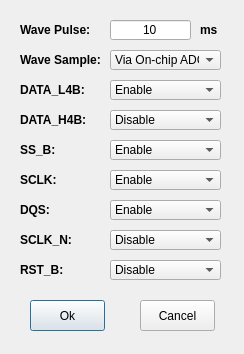
<?xml version="1.0" encoding="UTF-8"?>
<ui version="4.0">
 <class>flexspiPinUnittestDialog</class>
 <widget class="QDialog" name="flexspiPinUnittestDialog">
  <property name="geometry">
   <rect>
    <x>0</x>
    <y>0</y>
    <width>244</width>
    <height>354</height>
   </rect>
  </property>
  <property name="windowTitle">
   <string>Dialog</string>
  </property>
  <widget class="QLabel" name="label_wavePulse">
   <property name="geometry">
    <rect>
     <x>20</x>
     <y>20</y>
     <width>81</width>
     <height>20</height>
    </rect>
   </property>
   <property name="font">
    <font>
     <weight>75</weight>
     <bold>true</bold>
    </font>
   </property>
   <property name="text">
    <string>Wave Pulse:</string>
   </property>
  </widget>
  <widget class="QLabel" name="label_dataL4b">
   <property name="geometry">
    <rect>
     <x>20</x>
     <y>80</y>
     <width>81</width>
     <height>20</height>
    </rect>
   </property>
   <property name="font">
    <font>
     <weight>75</weight>
     <bold>true</bold>
    </font>
   </property>
   <property name="text">
    <string>DATA_L4B:</string>
   </property>
  </widget>
  <widget class="QLabel" name="label_dataH4b">
   <property name="geometry">
    <rect>
     <x>20</x>
     <y>110</y>
     <width>81</width>
     <height>20</height>
    </rect>
   </property>
   <property name="font">
    <font>
     <weight>75</weight>
     <bold>true</bold>
    </font>
   </property>
   <property name="text">
    <string>DATA_H4B:</string>
   </property>
  </widget>
  <widget class="QLabel" name="label_ssb">
   <property name="geometry">
    <rect>
     <x>20</x>
     <y>140</y>
     <width>81</width>
     <height>20</height>
    </rect>
   </property>
   <property name="font">
    <font>
     <weight>75</weight>
     <bold>true</bold>
    </font>
   </property>
   <property name="text">
    <string>SS_B:</string>
   </property>
  </widget>
  <widget class="QLabel" name="label_sclk">
   <property name="geometry">
    <rect>
     <x>20</x>
     <y>170</y>
     <width>81</width>
     <height>20</height>
    </rect>
   </property>
   <property name="font">
    <font>
     <weight>75</weight>
     <bold>true</bold>
    </font>
   </property>
   <property name="text">
    <string>SCLK:</string>
   </property>
  </widget>
  <widget class="QLabel" name="label_dqs">
   <property name="geometry">
    <rect>
     <x>20</x>
     <y>200</y>
     <width>100</width>
     <height>20</height>
    </rect>
   </property>
   <property name="font">
    <font>
     <weight>75</weight>
     <bold>true</bold>
    </font>
   </property>
   <property name="text">
    <string>DQS:</string>
   </property>
  </widget>
  <widget class="QLabel" name="label_sclkn">
   <property name="geometry">
    <rect>
     <x>20</x>
     <y>230</y>
     <width>100</width>
     <height>20</height>
    </rect>
   </property>
   <property name="font">
    <font>
     <weight>75</weight>
     <bold>true</bold>
    </font>
   </property>
   <property name="text">
    <string>SCLK_N:</string>
   </property>
  </widget>
  <widget class="QLabel" name="label_rstb">
   <property name="geometry">
    <rect>
     <x>20</x>
     <y>260</y>
     <width>100</width>
     <height>20</height>
    </rect>
   </property>
   <property name="font">
    <font>
     <weight>75</weight>
     <bold>true</bold>
    </font>
   </property>
   <property name="text">
    <string>RST_B:</string>
   </property>
  </widget>
  <widget class="QComboBox" name="comboBox_dataL4b">
   <property name="geometry">
    <rect>
     <x>110</x>
     <y>80</y>
     <width>111</width>
     <height>20</height>
    </rect>
   </property>
   <item>
    <property name="text">
     <string>Enable</string>
    </property>
   </item>
   <item>
    <property name="text">
     <string>Disable</string>
    </property>
   </item>
  </widget>
  <widget class="QComboBox" name="comboBox_dataH4b">
   <property name="geometry">
    <rect>
     <x>110</x>
     <y>110</y>
     <width>111</width>
     <height>20</height>
    </rect>
   </property>
   <property name="currentIndex">
    <number>1</number>
   </property>
   <item>
    <property name="text">
     <string>Enable</string>
    </property>
   </item>
   <item>
    <property name="text">
     <string>Disable</string>
    </property>
   </item>
  </widget>
  <widget class="QComboBox" name="comboBox_ssb">
   <property name="geometry">
    <rect>
     <x>110</x>
     <y>140</y>
     <width>111</width>
     <height>20</height>
    </rect>
   </property>
   <item>
    <property name="text">
     <string>Enable</string>
    </property>
   </item>
   <item>
    <property name="text">
     <string>Disable</string>
    </property>
   </item>
  </widget>
  <widget class="QComboBox" name="comboBox_sclk">
   <property name="geometry">
    <rect>
     <x>110</x>
     <y>170</y>
     <width>111</width>
     <height>20</height>
    </rect>
   </property>
   <item>
    <property name="text">
     <string>Enable</string>
    </property>
   </item>
   <item>
    <property name="text">
     <string>Disable</string>
    </property>
   </item>
  </widget>
  <widget class="QComboBox" name="comboBox_dqs">
   <property name="geometry">
    <rect>
     <x>110</x>
     <y>200</y>
     <width>111</width>
     <height>20</height>
    </rect>
   </property>
   <item>
    <property name="text">
     <string>Enable</string>
    </property>
   </item>
   <item>
    <property name="text">
     <string>Disable</string>
    </property>
   </item>
  </widget>
  <widget class="QComboBox" name="comboBox_sclkn">
   <property name="geometry">
    <rect>
     <x>110</x>
     <y>230</y>
     <width>111</width>
     <height>20</height>
    </rect>
   </property>
   <property name="currentIndex">
    <number>1</number>
   </property>
   <item>
    <property name="text">
     <string>Enable</string>
    </property>
   </item>
   <item>
    <property name="text">
     <string>Disable</string>
    </property>
   </item>
  </widget>
  <widget class="QComboBox" name="comboBox_rstb">
   <property name="geometry">
    <rect>
     <x>110</x>
     <y>260</y>
     <width>111</width>
     <height>20</height>
    </rect>
   </property>
   <property name="currentIndex">
    <number>1</number>
   </property>
   <item>
    <property name="text">
     <string>Enable</string>
    </property>
   </item>
   <item>
    <property name="text">
     <string>Disable</string>
    </property>
   </item>
  </widget>
  <widget class="QPushButton" name="pushButton_ok">
   <property name="geometry">
    <rect>
     <x>30</x>
     <y>300</y>
     <width>75</width>
     <height>31</height>
    </rect>
   </property>
   <property name="text">
    <string>Ok</string>
   </property>
  </widget>
  <widget class="QPushButton" name="pushButton_cancel">
   <property name="geometry">
    <rect>
     <x>140</x>
     <y>300</y>
     <width>75</width>
     <height>31</height>
    </rect>
   </property>
   <property name="text">
    <string>Cancel</string>
   </property>
  </widget>
  <widget class="QLineEdit" name="lineEdit_wavePulse">
   <property name="geometry">
    <rect>
     <x>110</x>
     <y>20</y>
     <width>81</width>
     <height>20</height>
    </rect>
   </property>
   <property name="text">
    <string>10</string>
   </property>
   <property name="alignment">
    <set>Qt::AlignCenter</set>
   </property>
  </widget>
  <widget class="QLabel" name="label_wavePulseMs">
   <property name="geometry">
    <rect>
     <x>200</x>
     <y>20</y>
     <width>31</width>
     <height>20</height>
    </rect>
   </property>
   <property name="font">
    <font>
     <weight>75</weight>
     <bold>true</bold>
    </font>
   </property>
   <property name="text">
    <string>ms</string>
   </property>
  </widget>
  <widget class="QLabel" name="label_waveSample">
   <property name="geometry">
    <rect>
     <x>20</x>
     <y>50</y>
     <width>81</width>
     <height>20</height>
    </rect>
   </property>
   <property name="font">
    <font>
     <weight>75</weight>
     <bold>true</bold>
    </font>
   </property>
   <property name="text">
    <string>Wave Sample:</string>
   </property>
  </widget>
  <widget class="QComboBox" name="comboBox_waveSample">
   <property name="geometry">
    <rect>
     <x>110</x>
     <y>50</y>
     <width>111</width>
     <height>20</height>
    </rect>
   </property>
   <property name="currentIndex">
    <number>1</number>
   </property>
   <item>
    <property name="text">
     <string>External Oscilloscope</string>
    </property>
   </item>
   <item>
    <property name="text">
     <string>Via On-chip ADC</string>
    </property>
   </item>
  </widget>
 </widget>
 <resources/>
 <connections/>
</ui>
